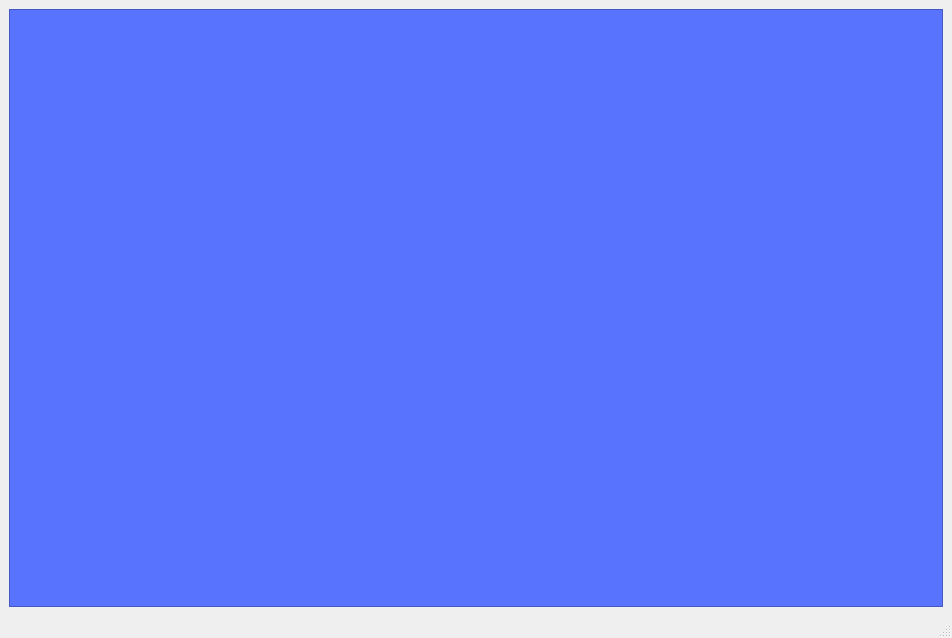
<?xml version="1.0" encoding="UTF-8"?>
<ui version="4.0">
 <class>homepage</class>
 <widget class="QMainWindow" name="homepage">
  <property name="geometry">
   <rect>
    <x>0</x>
    <y>0</y>
    <width>952</width>
    <height>638</height>
   </rect>
  </property>
  <property name="windowTitle">
   <string>MainWindow</string>
  </property>
  <widget class="QWidget" name="centralwidget">
   <layout class="QGridLayout" name="gridLayout">
    <item row="1" column="0">
     <widget class="QFrame" name="frame">
      <property name="styleSheet">
       <string notr="true">background-color: rgb(88, 116, 255);</string>
      </property>
      <property name="frameShape">
       <enum>QFrame::StyledPanel</enum>
      </property>
      <property name="frameShadow">
       <enum>QFrame::Raised</enum>
      </property>
      <layout class="QVBoxLayout" name="verticalLayout">
       <item alignment="Qt::AlignHCenter">
        <widget class="QLabel" name="label">
         <property name="text">
          <string/>
         </property>
         <property name="pixmap">
          <pixmap>images/PoCoH.png</pixmap>
         </property>
        </widget>
       </item>
      </layout>
     </widget>
    </item>
   </layout>
  </widget>
  <widget class="QMenuBar" name="menubar">
   <property name="geometry">
    <rect>
     <x>0</x>
     <y>0</y>
     <width>952</width>
     <height>22</height>
    </rect>
   </property>
  </widget>
  <widget class="QStatusBar" name="statusbar"/>
 </widget>
 <resources/>
 <connections/>
</ui>
